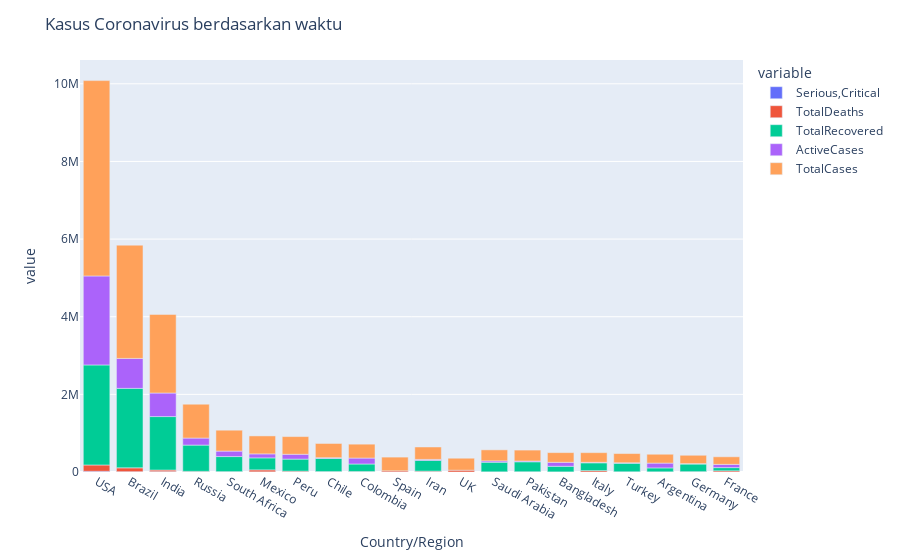

The notebook cell this image was saved under:
### Code cell
fig.update_layout({'title':"Kasus Coronavirus berdasarkan waktu"})
fig.show()

### Figure 1 — Plotly figure (JSON) as saved in the notebook; plotly's stock layout.template omitted (floating-point values rounded to 4 significant figures)
{"data": [{"alignmentgroup": "True", "hovertemplate": "variable=Serious,Critical<br>Country/Region=%{x}<br>value=%{y}<extra></extra>", "legendgroup": "Serious,Critical", "marker": {"color": "#636efa", "pattern": {"shape": ""}}, "name": "Serious,Critical", "offsetgroup": "Serious,Critical", "orientation": "v", "showlegend": true, "textposition": "auto", "type": "bar", "x": ["USA", "Brazil", "India", "Russia", "South Africa", "Mexico", "Peru", "Chile", "Colombia", "Spain", "Iran", "UK", "Saudi Arabia", "Pakistan", "Bangladesh", "Italy", "Turkey", "Argentina", "Germany", "France"], "xaxis": "x", "y": [18296, 8318, 8944, 2300, 539, 3987, 1426, 1358, 1493, 617, 4156, 73, 1915, 809, null, 42, 580, 1150, 236, 384], "yaxis": "y"}, {"alignmentgroup": "True", "hovertemplate": "variable=TotalDeaths<br>Country/Region=%{x}<br>value=%{y}<extra></extra>", "legendgroup": "TotalDeaths", "marker": {"color": "#EF553B", "pattern": {"shape": ""}}, "name": "TotalDeaths", "offsetgroup": "TotalDeaths", "orientation": "v", "showlegend": true, "textposition": "auto", "type": "bar", "x": ["USA", "Brazil", "India", "Russia", "South Africa", "Mexico", "Peru", "Chile", "Colombia", "Spain", "Iran", "UK", "Saudi Arabia", "Pakistan", "Bangladesh", "Italy", "Turkey", "Argentina", "Germany", "France"], "xaxis": "x", "y": [162804, 98644, 41638, 14606, 9604, 50517, 20424, 9889, 11939, 28500, 17976, 46413, 3055, 6035, 3306, 35187, 5798, 4251, 9252, 30312], "yaxis": "y"}, {"alignmentgroup": "True", "hovertemplate": "variable=TotalRecovered<br>Country/Region=%{x}<br>value=%{y}<extra></extra>", "legendgroup": "TotalRecovered", "marker": {"color": "#00cc96", "pattern": {"shape": ""}}, "name": "TotalRecovered", "offsetgroup": "TotalRecovered", "orientation": "v", "showlegend": true, "textposition": "auto", "type": "bar", "x": ["USA", "Brazil", "India", "Russia", "South Africa", "Mexico", "Peru", "Chile", "Colombia", "Spain", "Iran", "UK", "Saudi Arabia", "Pakistan", "Bangladesh", "Italy", "Turkey", "Argentina", "Germany", "France"], "xaxis": "x", "y": [2576668, 2047660, 1377384, 676357, 387316, 308848, 310337, 340168, 192355, null, 277463, null, 247089, 256058, 143824, 201323, 220546, 99852, 196200, 82460], "yaxis": "y"}, {"alignmentgroup": "True", "hovertemplate": "variable=ActiveCases<br>Country/Region=%{x}<br>value=%{y}<extra></extra>", "legendgroup": "ActiveCases", "marker": {"color": "#ab63fa", "pattern": {"shape": ""}}, "name": "ActiveCases", "offsetgroup": "ActiveCases", "orientation": "v", "showlegend": true, "textposition": "auto", "type": "bar", "x": ["USA", "Brazil", "India", "Russia", "South Africa", "Mexico", "Peru", "Chile", "Colombia", "Spain", "Iran", "UK", "Saudi Arabia", "Pakistan", "Bangladesh", "Italy", "Turkey", "Argentina", "Germany", "France"], "xaxis": "x", "y": [2292707, 771258, 606387, 180931, 141264, 103325, 124648, 16614, 153416, null, 24678, null, 34082, 19770, 102521, 12694, 10921, 124092, 9758, 82861], "yaxis": "y"}, {"alignmentgroup": "True", "hovertemplate": "variable=TotalCases<br>Country/Region=%{x}<br>value=%{y}<extra></extra>", "legendgroup": "TotalCases", "marker": {"color": "#FFA15A", "pattern": {"shape": ""}}, "name": "TotalCases", "offsetgroup": "TotalCases", "orientation": "v", "showlegend": true, "textposition": "auto", "type": "bar", "x": ["USA", "Brazil", "India", "Russia", "South Africa", "Mexico", "Peru", "Chile", "Colombia", "Spain", "Iran", "UK", "Saudi Arabia", "Pakistan", "Bangladesh", "Italy", "Turkey", "Argentina", "Germany", "France"], "xaxis": "x", "y": [5032179, 2917562, 2025409, 871894, 538184, 462690, 455409, 366671, 357710, 354530, 320117, 308134, 284226, 281863, 249651, 249204, 237265, 228195, 215210, 195633], "yaxis": "y"}], "layout": {"barmode": "relative", "legend": {"title": {"text": "variable"}, "tracegroupgap": 0}, "margin": {"t": 60}, "title": {"text": "Kasus Coronavirus berdasarkan waktu"}, "xaxis": {"anchor": "y", "domain": [0, 1], "title": {"text": "Country/Region"}}, "yaxis": {"anchor": "x", "domain": [0, 1], "title": {"text": "value"}}}}
